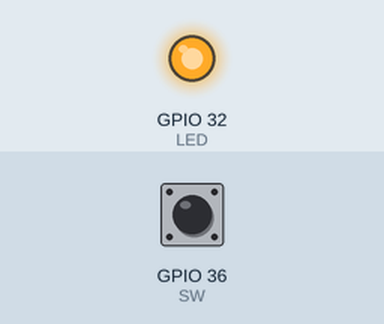
This sketch was run on a simulated ESP32. Parts: output pins drawn as LEDs (lit = HIGH). Dashed ring = blinking. The inputs (shaded band) are chosen by the test bench; at power-on: GPIO 36 (SW) HIGH.

Above: at 2.8 s.
2.9 s: GPIO 36 (SW) pulled LOW for 3.2 s
At 3.8 s:
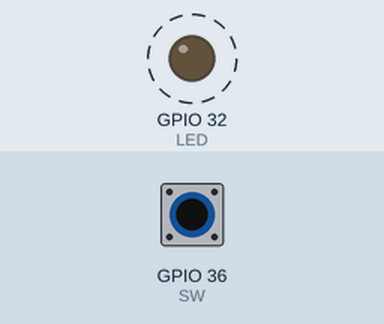
7.6 s: GPIO 36 (SW) pulled LOW for 1.2 s
At 9.1 s:
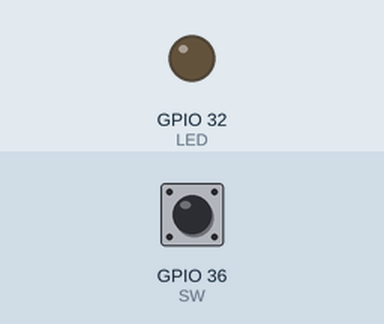
Timing chart, 0 to 10.6 s (numbered marks = the images above; inputs shaded):
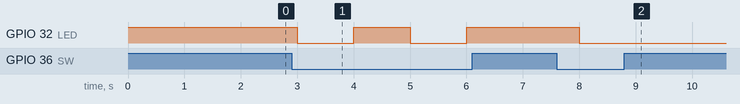

Measured:
- after the input at 2.9 s, GPIO 32 (LED): alternates HIGH for 1.0 s and LOW for 1.0 s, starting after 0.10 s
- after the input at 7.6 s, GPIO 32 (LED): HIGH → LOW after 0.40 s

The sketch:

Lab8_B1.ino
```cpp
//6188089 Nattawipa Saetae

#define LED 32
#define SW 36

bool ledState;
bool swState;

void setup() {
  pinMode(LED, OUTPUT);
  pinMode(SW, INPUT);

  ledState = true;

  digitalWrite(LED, ledState);
}

void loop() {
  swState = digitalRead(SW);
  if(!swState){ //When pressed
    ledState = !ledState;
    digitalWrite(LED, ledState);
  }
  delay(1000);
}
```
